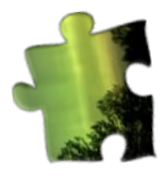
#> input picture images/pieces/aurora63/piece_17.png, 165 x 176 px, found by its file name
$ python polygons.py
#> lines starting #> are read from the running program, lines starting #| are printed output that depends on the picture; after the words box and inside, x2 and y2 are one past the last pixel; in counts of white or black regions, pixels touching at a corner belong together
import csv
import pprint
import cv2
import matplotlib.pyplot as plt
import numpy as np


def polygonal_approximation(image_path, epsilon_ratio=0.02):
    # Reading image and converting to grayscale
#> called with image_path = 'images/pieces/aurora30/piece_17.png', epsilon_ratio = 0.002
    img = cv2.imread(image_path, cv2.IMREAD_GRAYSCALE)
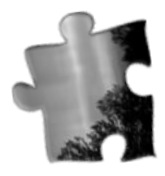
#> img: shape (176, 165); min 0, max 255, mean 180.4

    # [8 lines of commented-out code are left out]
    _, binary = cv2.threshold(img, 254, 255, cv2.THRESH_BINARY_INV)
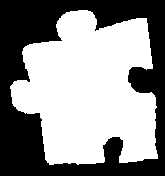
#> binary: shape (176, 165); 56% white; 1 black region, box (x1, y1, x2, y2) and area: (0, 0, 165, 176) 12764

    # Compute image moments from the binary mask to calculate the weighted center.
    moments = cv2.moments(binary)
#> moments = moments, m00 4150380, centre m10/m00, m01/m00 = (89.3, 90.12)

    # If the area (m00) is non-zero, calculate center of mass:
    if moments["m00"] != 0:
        center_x = int(moments["m10"] / moments["m00"])  # x-coordinate of the center
#> center_x = 89
        center_y = int(moments["m01"] / moments["m00"])  # y-coordinate of the center
#> center_y = 90
    else:
        center_x, center_y = 0, 0  # Avoid division by zero if m00 is zero

    # Detecting edges using canny
    edges = cv2.Canny(img, 100, 200)
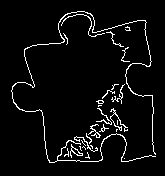
#> edges: shape (176, 165); 4.8% white in thin lines or dots, all inside (x1, y1, x2, y2) = (11, 11, 156, 163)

    # Finding contours: takes in edges, returns only external contours, no approx
    contours, _ = cv2.findContours(edges, cv2.RETR_EXTERNAL, cv2.CHAIN_APPROX_NONE)
#> contours = 27 contours, 23 with area under 20; largest, box (x1, y1, x2, y2) and area: (11, 11, 156, 163) 76, (70, 144, 83, 158) 45, (88, 124, 101, 138) 26, (110, 108, 128, 132) 24

    # Polygonal approximation
    approx_contours = []
    for contour in contours:
        epsilon = epsilon_ratio * cv2.arcLength(contour, True)
        approx = cv2.approxPolyDP(contour, epsilon, True)
        approx_contours.append(approx)
#> this loop made 27 passes
#> epsilon on passes 2, 3, 4, 5, 6, 7, 8, 9, 10, 12, 13, 15: 0.0381, 0.0518, 0.021, 0.0205, 0.0165, 0.107, 0.0266, 0.187, 0.0539, 0.0586, 0.152, 0.262
#> (epsilon, approx) on passes 1, 11, 14, 17: (0, [[124, 158]]), (0.0108, [[117, 129], [116, 129], [116, 131], [116, 130]]), (0.016, [[117, 120], [117, 124]]), (0.0148, [[98, 106], [99, 105], [101, 105], [98, 105]])
#> after the loop, approx_contours = 27 contours, 23 with area under 20; largest, box (x1, y1, x2, y2) and area: (11, 12, 156, 163) 69, (70, 144, 83, 158) 45, (88, 124, 101, 138) 26, (110, 108, 128, 132) 24

#> (the run stopped early here; a loop or call above may not have finished)

$ run again, with images/pieces/aurora63/piece_12.png copied over images/pieces/aurora63/piece_17.png
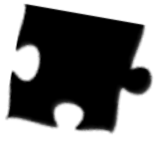
#> input picture images/pieces/aurora63/piece_12.png, 164 x 146 px, found by its file name
#> in polygonal_approximation, img is the input picture: shape (146, 164); min 0, max 255, mean 126.1
#> in polygonal_approximation, `_, binary = cv2.threshold(img, 254, 255, cv2.THRESH_BINARY_INV)`:
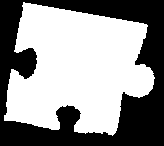
#> binary: shape (146, 164); 57.4% white; 1 black region, box (x1, y1, x2, y2) and area: (0, 0, 164, 146) 10201
#> moments = moments, m00 3504465, centre m10/m00, m01/m00 = (76.66, 68.2)
#> center_x = 76
#> center_y = 68
#> in polygonal_approximation, `edges = cv2.Canny(img, 100, 200)`:
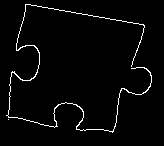
#> edges: shape (146, 164); 2.7% white in thin lines or dots, all inside (x1, y1, x2, y2) = (6, 4, 152, 133)
#> contours = 2 contours, 1 with area under 20; largest, box (x1, y1, x2, y2) and area: (6, 4, 152, 133) 74
#> the loop in polygonal_approximation, `for contour in contours:` made 2 passes
#> (epsilon, approx) on pass 1: (0, [[8, 119]])
#> after the loop in polygonal_approximation, `for contour in contours:`: approx_contours = 2 contours, 1 with area under 20; largest, box (x1, y1, x2, y2) and area: (6, 4, 152, 133) 140

$ run again, with images/pieces/aurora63/piece_19.png copied over images/pieces/aurora63/piece_17.png
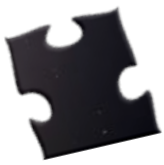
#> input picture images/pieces/aurora63/piece_19.png, 164 x 165 px, found by its file name
#> in polygonal_approximation, `_, binary = cv2.threshold(img, 254, 255, cv2.THRESH_BINARY_INV)`:
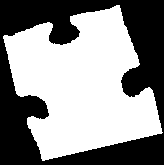
#> binary: shape (165, 164); 55.4% white; 1 black region, box (x1, y1, x2, y2) and area: (0, 0, 164, 165) 12060
#> moments = moments, m00 3825000, centre m10/m00, m01/m00 = (81.56, 84.88)
#> center_x = 81
#> center_y = 84
#> edges: shape (165, 164); 2.5% white in thin lines or dots, all inside (x1, y1, x2, y2) = (5, 7, 161, 160)
#> contours = 1 contour; box (x1, y1, x2, y2) and area: (5, 7, 161, 160) 82
#> the loop in polygonal_approximation, `for contour in contours:` made 1 pass
#> epsilon on pass 1: 2.72
#> after the loop in polygonal_approximation, `for contour in contours:`: approx_contours = 1 contour; box (x1, y1, x2, y2) and area: (5, 7, 161, 160) 28
#> reshaped = 50 pairs, first value 5 to 160, second value 7 to 159
#> mean_xy = [81, 73]
#> (printed output is left out)
#| mean: [81 73]
#> the loop in polygonal_approximation, `for i in range(0, len(reshaped)):` made 50 passes
#> after the loop in polygonal_approximation, `for i in range(0, len(reshaped)):`: dT = 50 items
#> (printed output is left out)
#> the loop in polygonal_approximation, `for item in dT:` made 50 passes
#> point1 = (81, 84)
#> the loop in polygonal_approximation, `for i in range(0, len(reshaped)):` made 50 passes
#> the loop in polygonal_approximation, `for target in corner_angles:` made 4 passes
#> (printed output is left out)
#> after the loop in polygonal_approximation, `for target in corner_angles:`: filtered_items = 4 items
#| length filtered items: 4
#> (printed output is left out)
#> the loop in polygonal_approximation, `for item in filtered_items:` made 4 passes
#> the loop in polygonal_approximation, `for i in range(len(filtered_items)): ` made 4 passes
#> after the loop in polygonal_approximation, `for i in range(len(filtered_items)):`:
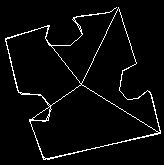
#> corners: shape (165, 164); 3.8% white in thin lines or dots, all inside (x1, y1, x2, y2) = (5, 7, 161, 160)
#> the loop in polygonal_approximation, `for i in range(len(filtered_items)):  # Testing # if i == 0: #     pri..` made 4 passes
#> after the loop in polygonal_approximation, `for i in range(len(filtered_items)):`: num_flat_edges = 0

$ run again, with images/pieces/aurora63/piece_29.png copied over images/pieces/aurora63/piece_17.png
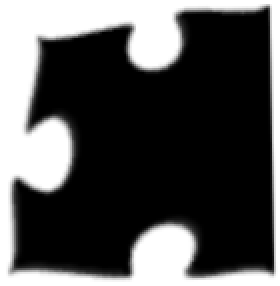
#> input picture images/pieces/aurora63/piece_29.png, 140 x 143 px, found by its file name (shown 2 times larger)
#> in polygonal_approximation, img is the input picture: shape (143, 140); min 0, max 255, mean 82.7
#> in polygonal_approximation, `_, binary = cv2.threshold(img, 254, 255, cv2.THRESH_BINARY_INV)`:
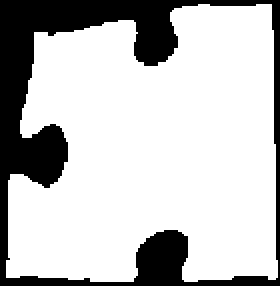
#> binary: shape (143, 140) (shown 2 times larger); 76.1% white; 1 black region, box (x1, y1, x2, y2) and area: (0, 0, 140, 143) 4785
#> moments = moments, m00 3884925, centre m10/m00, m01/m00 = (75.87, 74.69)
#> center_x = 75
#> center_y = 74
#> in polygonal_approximation, `edges = cv2.Canny(img, 100, 200)`:
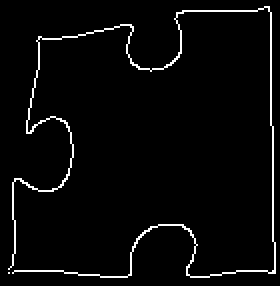
#> edges: shape (143, 140) (shown 2 times larger); 3.4% white in thin lines or dots
#> contours = 2 contours, 1 with area under 20; largest, box (x1, y1, x2, y2) and area: (4, 3, 138, 139) 51
#> the loop in polygonal_approximation, `for contour in contours:` made 2 passes
#> (epsilon, approx) on pass 1: (0, [[4, 136]])
#> after the loop in polygonal_approximation, `for contour in contours:`: approx_contours = 2 contours, 1 with area under 20; largest, box (x1, y1, x2, y2) and area: (4, 3, 138, 139) 32
